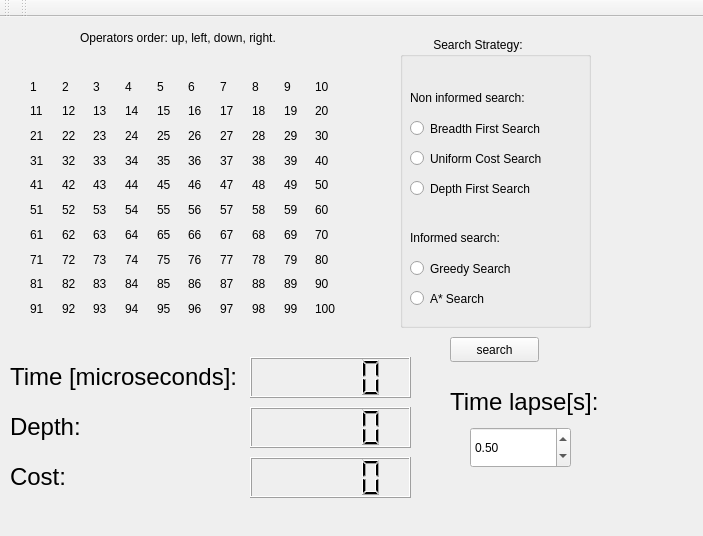
<?xml version="1.0" encoding="UTF-8"?>
<ui version="4.0">
 <class>MainWindow</class>
 <widget class="QMainWindow" name="MainWindow">
  <property name="geometry">
   <rect>
    <x>0</x>
    <y>0</y>
    <width>703</width>
    <height>536</height>
   </rect>
  </property>
  <property name="windowTitle">
   <string>MainWindow</string>
  </property>
  <widget class="QWidget" name="centralwidget">
   <widget class="QWidget" name="gridLayoutWidget">
    <property name="geometry">
     <rect>
      <x>30</x>
      <y>60</y>
      <width>311</width>
      <height>241</height>
     </rect>
    </property>
    <layout class="QGridLayout" name="gridLayout">
     <item row="4" column="6">
      <widget class="QLabel" name="label_47">
       <property name="text">
        <string>47</string>
       </property>
      </widget>
     </item>
     <item row="6" column="4">
      <widget class="QLabel" name="label_65">
       <property name="text">
        <string>65</string>
       </property>
      </widget>
     </item>
     <item row="7" column="8">
      <widget class="QLabel" name="label_79">
       <property name="text">
        <string>79</string>
       </property>
      </widget>
     </item>
     <item row="4" column="9">
      <widget class="QLabel" name="label_50">
       <property name="text">
        <string>50</string>
       </property>
      </widget>
     </item>
     <item row="7" column="7">
      <widget class="QLabel" name="label_78">
       <property name="text">
        <string>78</string>
       </property>
      </widget>
     </item>
     <item row="8" column="8">
      <widget class="QLabel" name="label_89">
       <property name="text">
        <string>89</string>
       </property>
      </widget>
     </item>
     <item row="0" column="3">
      <widget class="QLabel" name="label_4">
       <property name="text">
        <string>4</string>
       </property>
      </widget>
     </item>
     <item row="1" column="8">
      <widget class="QLabel" name="label_19">
       <property name="text">
        <string>19</string>
       </property>
      </widget>
     </item>
     <item row="4" column="2">
      <widget class="QLabel" name="label_43">
       <property name="text">
        <string>43</string>
       </property>
      </widget>
     </item>
     <item row="6" column="6">
      <widget class="QLabel" name="label_67">
       <property name="text">
        <string>67</string>
       </property>
      </widget>
     </item>
     <item row="4" column="7">
      <widget class="QLabel" name="label_48">
       <property name="text">
        <string>48</string>
       </property>
      </widget>
     </item>
     <item row="2" column="1">
      <widget class="QLabel" name="label_22">
       <property name="text">
        <string>22</string>
       </property>
      </widget>
     </item>
     <item row="2" column="4">
      <widget class="QLabel" name="label_25">
       <property name="text">
        <string>25</string>
       </property>
      </widget>
     </item>
     <item row="6" column="3">
      <widget class="QLabel" name="label_64">
       <property name="text">
        <string>64</string>
       </property>
      </widget>
     </item>
     <item row="7" column="1">
      <widget class="QLabel" name="label_72">
       <property name="text">
        <string>72</string>
       </property>
      </widget>
     </item>
     <item row="4" column="8">
      <widget class="QLabel" name="label_49">
       <property name="text">
        <string>49</string>
       </property>
      </widget>
     </item>
     <item row="0" column="1">
      <widget class="QLabel" name="label_2">
       <property name="text">
        <string>2</string>
       </property>
      </widget>
     </item>
     <item row="3" column="1">
      <widget class="QLabel" name="label_32">
       <property name="text">
        <string>32</string>
       </property>
      </widget>
     </item>
     <item row="6" column="7">
      <widget class="QLabel" name="label_68">
       <property name="text">
        <string>68</string>
       </property>
      </widget>
     </item>
     <item row="1" column="9">
      <widget class="QLabel" name="label_20">
       <property name="text">
        <string>20</string>
       </property>
      </widget>
     </item>
     <item row="3" column="2">
      <widget class="QLabel" name="label_33">
       <property name="text">
        <string>33</string>
       </property>
      </widget>
     </item>
     <item row="1" column="7">
      <widget class="QLabel" name="label_18">
       <property name="text">
        <string>18</string>
       </property>
      </widget>
     </item>
     <item row="7" column="5">
      <widget class="QLabel" name="label_76">
       <property name="text">
        <string>76</string>
       </property>
      </widget>
     </item>
     <item row="4" column="1">
      <widget class="QLabel" name="label_42">
       <property name="text">
        <string>42</string>
       </property>
      </widget>
     </item>
     <item row="0" column="9">
      <widget class="QLabel" name="label_10">
       <property name="text">
        <string>10</string>
       </property>
      </widget>
     </item>
     <item row="3" column="5">
      <widget class="QLabel" name="label_36">
       <property name="text">
        <string>36</string>
       </property>
      </widget>
     </item>
     <item row="5" column="7">
      <widget class="QLabel" name="label_58">
       <property name="text">
        <string>58</string>
       </property>
      </widget>
     </item>
     <item row="1" column="6">
      <widget class="QLabel" name="label_17">
       <property name="text">
        <string>17</string>
       </property>
      </widget>
     </item>
     <item row="1" column="4">
      <widget class="QLabel" name="label_15">
       <property name="text">
        <string>15</string>
       </property>
      </widget>
     </item>
     <item row="1" column="0">
      <widget class="QLabel" name="label_11">
       <property name="text">
        <string>11</string>
       </property>
      </widget>
     </item>
     <item row="4" column="4">
      <widget class="QLabel" name="label_45">
       <property name="text">
        <string>45</string>
       </property>
      </widget>
     </item>
     <item row="5" column="9">
      <widget class="QLabel" name="label_60">
       <property name="text">
        <string>60</string>
       </property>
      </widget>
     </item>
     <item row="5" column="4">
      <widget class="QLabel" name="label_55">
       <property name="text">
        <string>55</string>
       </property>
      </widget>
     </item>
     <item row="8" column="3">
      <widget class="QLabel" name="label_84">
       <property name="text">
        <string>84</string>
       </property>
      </widget>
     </item>
     <item row="3" column="9">
      <widget class="QLabel" name="label_40">
       <property name="text">
        <string>40</string>
       </property>
      </widget>
     </item>
     <item row="0" column="8">
      <widget class="QLabel" name="label_9">
       <property name="text">
        <string>9</string>
       </property>
      </widget>
     </item>
     <item row="5" column="5">
      <widget class="QLabel" name="label_56">
       <property name="text">
        <string>56</string>
       </property>
      </widget>
     </item>
     <item row="0" column="5">
      <widget class="QLabel" name="label_6">
       <property name="text">
        <string>6</string>
       </property>
      </widget>
     </item>
     <item row="4" column="0">
      <widget class="QLabel" name="label_41">
       <property name="text">
        <string>41</string>
       </property>
      </widget>
     </item>
     <item row="6" column="1">
      <widget class="QLabel" name="label_62">
       <property name="text">
        <string>62</string>
       </property>
      </widget>
     </item>
     <item row="5" column="1">
      <widget class="QLabel" name="label_52">
       <property name="text">
        <string>52</string>
       </property>
      </widget>
     </item>
     <item row="3" column="6">
      <widget class="QLabel" name="label_37">
       <property name="text">
        <string>37</string>
       </property>
      </widget>
     </item>
     <item row="7" column="4">
      <widget class="QLabel" name="label_75">
       <property name="text">
        <string>75</string>
       </property>
      </widget>
     </item>
     <item row="6" column="8">
      <widget class="QLabel" name="label_69">
       <property name="text">
        <string>69</string>
       </property>
      </widget>
     </item>
     <item row="1" column="3">
      <widget class="QLabel" name="label_14">
       <property name="text">
        <string>14</string>
       </property>
      </widget>
     </item>
     <item row="2" column="9">
      <widget class="QLabel" name="label_30">
       <property name="text">
        <string>30</string>
       </property>
      </widget>
     </item>
     <item row="2" column="3">
      <widget class="QLabel" name="label_24">
       <property name="text">
        <string>24</string>
       </property>
      </widget>
     </item>
     <item row="2" column="5">
      <widget class="QLabel" name="label_26">
       <property name="text">
        <string>26</string>
       </property>
      </widget>
     </item>
     <item row="5" column="8">
      <widget class="QLabel" name="label_59">
       <property name="text">
        <string>59</string>
       </property>
      </widget>
     </item>
     <item row="7" column="2">
      <widget class="QLabel" name="label_73">
       <property name="text">
        <string>73</string>
       </property>
      </widget>
     </item>
     <item row="7" column="9">
      <widget class="QLabel" name="label_80">
       <property name="text">
        <string>80</string>
       </property>
      </widget>
     </item>
     <item row="8" column="1">
      <widget class="QLabel" name="label_82">
       <property name="text">
        <string>82</string>
       </property>
      </widget>
     </item>
     <item row="6" column="5">
      <widget class="QLabel" name="label_66">
       <property name="text">
        <string>66</string>
       </property>
      </widget>
     </item>
     <item row="5" column="0">
      <widget class="QLabel" name="label_51">
       <property name="text">
        <string>51</string>
       </property>
      </widget>
     </item>
     <item row="8" column="7">
      <widget class="QLabel" name="label_88">
       <property name="text">
        <string>88</string>
       </property>
      </widget>
     </item>
     <item row="5" column="6">
      <widget class="QLabel" name="label_57">
       <property name="text">
        <string>57</string>
       </property>
      </widget>
     </item>
     <item row="6" column="2">
      <widget class="QLabel" name="label_63">
       <property name="text">
        <string>63</string>
       </property>
      </widget>
     </item>
     <item row="0" column="0">
      <widget class="QLabel" name="label">
       <property name="text">
        <string>1</string>
       </property>
      </widget>
     </item>
     <item row="0" column="2">
      <widget class="QLabel" name="label_3">
       <property name="text">
        <string>3</string>
       </property>
      </widget>
     </item>
     <item row="6" column="9">
      <widget class="QLabel" name="label_70">
       <property name="text">
        <string>70</string>
       </property>
      </widget>
     </item>
     <item row="2" column="8">
      <widget class="QLabel" name="label_29">
       <property name="text">
        <string>29</string>
       </property>
      </widget>
     </item>
     <item row="2" column="2">
      <widget class="QLabel" name="label_23">
       <property name="text">
        <string>23</string>
       </property>
      </widget>
     </item>
     <item row="3" column="3">
      <widget class="QLabel" name="label_34">
       <property name="text">
        <string>34</string>
       </property>
      </widget>
     </item>
     <item row="8" column="2">
      <widget class="QLabel" name="label_83">
       <property name="text">
        <string>83</string>
       </property>
      </widget>
     </item>
     <item row="1" column="1">
      <widget class="QLabel" name="label_12">
       <property name="text">
        <string>12</string>
       </property>
      </widget>
     </item>
     <item row="6" column="0">
      <widget class="QLabel" name="label_61">
       <property name="text">
        <string>61</string>
       </property>
      </widget>
     </item>
     <item row="2" column="7">
      <widget class="QLabel" name="label_28">
       <property name="text">
        <string>28</string>
       </property>
      </widget>
     </item>
     <item row="0" column="6">
      <widget class="QLabel" name="label_7">
       <property name="text">
        <string>7</string>
       </property>
      </widget>
     </item>
     <item row="3" column="0">
      <widget class="QLabel" name="label_31">
       <property name="text">
        <string>31</string>
       </property>
      </widget>
     </item>
     <item row="5" column="2">
      <widget class="QLabel" name="label_53">
       <property name="text">
        <string>53</string>
       </property>
      </widget>
     </item>
     <item row="1" column="2">
      <widget class="QLabel" name="label_13">
       <property name="text">
        <string>13</string>
       </property>
      </widget>
     </item>
     <item row="1" column="5">
      <widget class="QLabel" name="label_16">
       <property name="text">
        <string>16</string>
       </property>
      </widget>
     </item>
     <item row="0" column="7">
      <widget class="QLabel" name="label_8">
       <property name="text">
        <string>8</string>
       </property>
      </widget>
     </item>
     <item row="3" column="8">
      <widget class="QLabel" name="label_39">
       <property name="text">
        <string>39</string>
       </property>
      </widget>
     </item>
     <item row="8" column="0">
      <widget class="QLabel" name="label_81">
       <property name="text">
        <string>81</string>
       </property>
      </widget>
     </item>
     <item row="8" column="4">
      <widget class="QLabel" name="label_85">
       <property name="text">
        <string>85</string>
       </property>
      </widget>
     </item>
     <item row="8" column="6">
      <widget class="QLabel" name="label_87">
       <property name="text">
        <string>87</string>
       </property>
      </widget>
     </item>
     <item row="3" column="4">
      <widget class="QLabel" name="label_35">
       <property name="text">
        <string>35</string>
       </property>
      </widget>
     </item>
     <item row="7" column="6">
      <widget class="QLabel" name="label_77">
       <property name="text">
        <string>77</string>
       </property>
      </widget>
     </item>
     <item row="8" column="9">
      <widget class="QLabel" name="label_90">
       <property name="text">
        <string>90</string>
       </property>
      </widget>
     </item>
     <item row="4" column="5">
      <widget class="QLabel" name="label_46">
       <property name="text">
        <string>46</string>
       </property>
      </widget>
     </item>
     <item row="2" column="6">
      <widget class="QLabel" name="label_27">
       <property name="text">
        <string>27</string>
       </property>
      </widget>
     </item>
     <item row="7" column="0">
      <widget class="QLabel" name="label_71">
       <property name="text">
        <string>71</string>
       </property>
      </widget>
     </item>
     <item row="5" column="3">
      <widget class="QLabel" name="label_54">
       <property name="text">
        <string>54</string>
       </property>
      </widget>
     </item>
     <item row="8" column="5">
      <widget class="QLabel" name="label_86">
       <property name="text">
        <string>86</string>
       </property>
      </widget>
     </item>
     <item row="7" column="3">
      <widget class="QLabel" name="label_74">
       <property name="text">
        <string>74</string>
       </property>
      </widget>
     </item>
     <item row="0" column="4">
      <widget class="QLabel" name="label_5">
       <property name="text">
        <string>5</string>
       </property>
      </widget>
     </item>
     <item row="3" column="7">
      <widget class="QLabel" name="label_38">
       <property name="text">
        <string>38</string>
       </property>
      </widget>
     </item>
     <item row="4" column="3">
      <widget class="QLabel" name="label_44">
       <property name="text">
        <string>44</string>
       </property>
      </widget>
     </item>
     <item row="2" column="0">
      <widget class="QLabel" name="label_21">
       <property name="text">
        <string>21</string>
       </property>
      </widget>
     </item>
     <item row="9" column="0">
      <widget class="QLabel" name="label_91">
       <property name="text">
        <string>91</string>
       </property>
      </widget>
     </item>
     <item row="9" column="1">
      <widget class="QLabel" name="label_92">
       <property name="text">
        <string>92</string>
       </property>
      </widget>
     </item>
     <item row="9" column="2">
      <widget class="QLabel" name="label_93">
       <property name="text">
        <string>93</string>
       </property>
      </widget>
     </item>
     <item row="9" column="3">
      <widget class="QLabel" name="label_94">
       <property name="text">
        <string>94</string>
       </property>
      </widget>
     </item>
     <item row="9" column="4">
      <widget class="QLabel" name="label_95">
       <property name="text">
        <string>95</string>
       </property>
      </widget>
     </item>
     <item row="9" column="5">
      <widget class="QLabel" name="label_96">
       <property name="text">
        <string>96</string>
       </property>
      </widget>
     </item>
     <item row="9" column="6">
      <widget class="QLabel" name="label_97">
       <property name="text">
        <string>97</string>
       </property>
      </widget>
     </item>
     <item row="9" column="7">
      <widget class="QLabel" name="label_98">
       <property name="text">
        <string>98</string>
       </property>
      </widget>
     </item>
     <item row="9" column="8">
      <widget class="QLabel" name="label_99">
       <property name="text">
        <string>99</string>
       </property>
      </widget>
     </item>
     <item row="9" column="9">
      <widget class="QLabel" name="label_100">
       <property name="text">
        <string>100</string>
       </property>
      </widget>
     </item>
    </layout>
   </widget>
   <widget class="QPushButton" name="searchButton">
    <property name="geometry">
     <rect>
      <x>450</x>
      <y>320</y>
      <width>89</width>
      <height>25</height>
     </rect>
    </property>
    <property name="text">
     <string>search</string>
    </property>
   </widget>
   <widget class="QGroupBox" name="groupBox">
    <property name="geometry">
     <rect>
      <x>400</x>
      <y>20</y>
      <width>191</width>
      <height>291</height>
     </rect>
    </property>
    <property name="title">
     <string>          Search Strategy:</string>
    </property>
    <widget class="QRadioButton" name="radioButton">
     <property name="geometry">
      <rect>
       <x>10</x>
       <y>80</y>
       <width>171</width>
       <height>23</height>
      </rect>
     </property>
     <property name="text">
      <string>Breadth First Search</string>
     </property>
    </widget>
    <widget class="QRadioButton" name="radioButton_2">
     <property name="geometry">
      <rect>
       <x>10</x>
       <y>110</y>
       <width>161</width>
       <height>23</height>
      </rect>
     </property>
     <property name="text">
      <string>Uniform Cost Search</string>
     </property>
    </widget>
    <widget class="QRadioButton" name="radioButton_3">
     <property name="geometry">
      <rect>
       <x>10</x>
       <y>140</y>
       <width>161</width>
       <height>23</height>
      </rect>
     </property>
     <property name="text">
      <string>Depth First Search</string>
     </property>
    </widget>
    <widget class="QRadioButton" name="radioButton_4">
     <property name="geometry">
      <rect>
       <x>10</x>
       <y>220</y>
       <width>151</width>
       <height>23</height>
      </rect>
     </property>
     <property name="text">
      <string>Greedy Search</string>
     </property>
    </widget>
    <widget class="QRadioButton" name="radioButton_5">
     <property name="geometry">
      <rect>
       <x>10</x>
       <y>250</y>
       <width>112</width>
       <height>23</height>
      </rect>
     </property>
     <property name="text">
      <string>A* Search</string>
     </property>
    </widget>
    <widget class="QLabel" name="nonInformedSearch">
     <property name="geometry">
      <rect>
       <x>10</x>
       <y>50</y>
       <width>151</width>
       <height>21</height>
      </rect>
     </property>
     <property name="text">
      <string>Non informed search:</string>
     </property>
    </widget>
    <widget class="QLabel" name="informedSearch">
     <property name="geometry">
      <rect>
       <x>10</x>
       <y>190</y>
       <width>131</width>
       <height>21</height>
      </rect>
     </property>
     <property name="text">
      <string>Informed search:</string>
     </property>
    </widget>
   </widget>
   <widget class="QLCDNumber" name="lcdNumber">
    <property name="geometry">
     <rect>
      <x>250</x>
      <y>340</y>
      <width>161</width>
      <height>41</height>
     </rect>
    </property>
   </widget>
   <widget class="QLabel" name="label_101">
    <property name="geometry">
     <rect>
      <x>10</x>
      <y>340</y>
      <width>231</width>
      <height>41</height>
     </rect>
    </property>
    <property name="text">
     <string>&lt;html&gt;&lt;head/&gt;&lt;body&gt;&lt;p&gt;&lt;span style=&quot; font-size:18pt;&quot;&gt;Time [microseconds]:&lt;/span&gt;&lt;/p&gt;&lt;/body&gt;&lt;/html&gt;</string>
    </property>
   </widget>
   <widget class="QLabel" name="label_102">
    <property name="geometry">
     <rect>
      <x>10</x>
      <y>390</y>
      <width>231</width>
      <height>41</height>
     </rect>
    </property>
    <property name="text">
     <string>&lt;html&gt;&lt;head/&gt;&lt;body&gt;&lt;p&gt;&lt;span style=&quot; font-size:18pt;&quot;&gt;Depth: &lt;/span&gt;&lt;/p&gt;&lt;/body&gt;&lt;/html&gt;</string>
    </property>
   </widget>
   <widget class="QLCDNumber" name="lcdNumber_2">
    <property name="geometry">
     <rect>
      <x>250</x>
      <y>390</y>
      <width>161</width>
      <height>41</height>
     </rect>
    </property>
   </widget>
   <widget class="QLabel" name="label_103">
    <property name="geometry">
     <rect>
      <x>10</x>
      <y>440</y>
      <width>231</width>
      <height>41</height>
     </rect>
    </property>
    <property name="text">
     <string>&lt;html&gt;&lt;head/&gt;&lt;body&gt;&lt;p&gt;&lt;span style=&quot; font-size:18pt;&quot;&gt;Cost: &lt;/span&gt;&lt;/p&gt;&lt;/body&gt;&lt;/html&gt;</string>
    </property>
   </widget>
   <widget class="QLCDNumber" name="lcdNumber_3">
    <property name="geometry">
     <rect>
      <x>250</x>
      <y>440</y>
      <width>161</width>
      <height>41</height>
     </rect>
    </property>
   </widget>
   <widget class="QLabel" name="testLab">
    <property name="geometry">
     <rect>
      <x>450</x>
      <y>360</y>
      <width>171</width>
      <height>51</height>
     </rect>
    </property>
    <property name="text">
     <string>&lt;html&gt;&lt;head/&gt;&lt;body&gt;&lt;p&gt;&lt;span style=&quot; font-size:18pt;&quot;&gt;Time lapse[s]:&lt;/span&gt;&lt;/p&gt;&lt;/body&gt;&lt;/html&gt;</string>
    </property>
   </widget>
   <widget class="QLabel" name="label_104">
    <property name="geometry">
     <rect>
      <x>80</x>
      <y>10</y>
      <width>261</width>
      <height>21</height>
     </rect>
    </property>
    <property name="text">
     <string>Operators order: up, left, down, right.</string>
    </property>
   </widget>
   <widget class="QDoubleSpinBox" name="doubleSpinBox">
    <property name="geometry">
     <rect>
      <x>470</x>
      <y>410</y>
      <width>101</width>
      <height>41</height>
     </rect>
    </property>
    <property name="toolTip">
     <string>&lt;html&gt;&lt;head/&gt;&lt;body&gt;&lt;p align=&quot;center&quot;&gt;&lt;br/&gt;&lt;/p&gt;&lt;/body&gt;&lt;/html&gt;</string>
    </property>
    <property name="whatsThis">
     <string>&lt;html&gt;&lt;head/&gt;&lt;body&gt;&lt;p align=&quot;center&quot;&gt;&lt;br/&gt;&lt;/p&gt;&lt;/body&gt;&lt;/html&gt;</string>
    </property>
    <property name="styleSheet">
     <string notr="true">font: 20pt &quot;Ubuntu&quot;;</string>
    </property>
    <property name="maximum">
     <double>99.989999999999995</double>
    </property>
    <property name="singleStep">
     <double>0.100000000000000</double>
    </property>
    <property name="value">
     <double>0.500000000000000</double>
    </property>
   </widget>
  </widget>
  <widget class="QMenuBar" name="menubar">
   <property name="geometry">
    <rect>
     <x>0</x>
     <y>0</y>
     <width>703</width>
     <height>22</height>
    </rect>
   </property>
  </widget>
  <widget class="QToolBar" name="toolBar">
   <property name="windowTitle">
    <string>toolBar</string>
   </property>
   <attribute name="toolBarArea">
    <enum>TopToolBarArea</enum>
   </attribute>
   <attribute name="toolBarBreak">
    <bool>false</bool>
   </attribute>
  </widget>
  <widget class="QToolBar" name="toolBar_2">
   <property name="windowTitle">
    <string>toolBar_2</string>
   </property>
   <attribute name="toolBarArea">
    <enum>TopToolBarArea</enum>
   </attribute>
   <attribute name="toolBarBreak">
    <bool>false</bool>
   </attribute>
  </widget>
 </widget>
 <resources/>
 <connections/>
 <slots>
  <slot>otherFunk()</slot>
  <slot>slotWichButton()</slot>
  <slot>slotSearch()</slot>
 </slots>
</ui>
